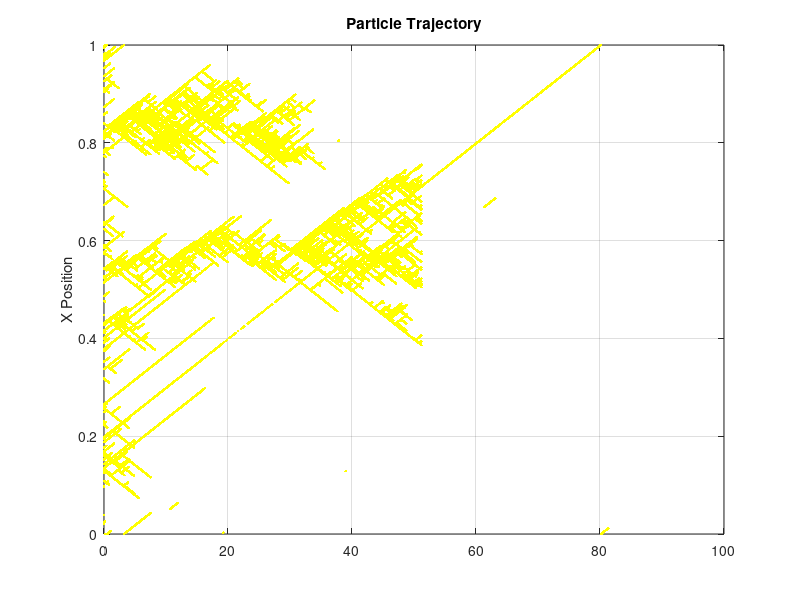

Here is the MATLAB script that generated this plot:
% *** THIS PROGRAM DEALS W/ ONE CHEMICAL SPECIES WITH A BINDING AND UNBINDING REACTION, WITH NO FEEDBACK ***

% rates: r_bind = k_bind * (1-a)
% 			 r_unbind = k_unbind * a
tic
N = 500; % The number of molecules
N_bound_start = N / 10; % amount bound at the start
T = 5000; % Number of reactions
k_bind = 0.0001; % Binding rate constant (Transitions from uniform to clusters at k_bind/k_fee
k_unbind = 0.9; % Unbinding rate constant
k_feedback = 1.0; % Feedback rate constant
lambda = 10;
L = 1; % Length of cell membrane
v_x = 0.01; % Velocity for random walk
p = 0.5; % Probability of moving to the right in random walk (0.5 for no bias)

% X(1,:) is a bool representing whether each particle is bound or not.
X(1,:,:) = zeros(1,N,T+1);
X(1,1:N_bound_start,1) = 1;
% X(2,:) is a float representing the position of each particle.
X(2,1:N_bound_start,1) = (L * rand(1, N_bound_start));
X(2,(N_bound_start+1):N,1) = nan;
X(3,:,:) = (randi([0,1],N,T+1) * 2 - 1) * v_x; 

unbind_num = 0;
bind_num = 0; 
feedback_num = 0;

% A(1, :) is a float representing the proportion of chemical A that is bound.
% A(2, :) is the time that this value is recorded.
A = zeros(2,T);
W_1 = rand(1,T+1);
W_2 = rand(1,T+1);
W_3 = rand(1,T+1);
W_4 = rand(N,T+1);
% This odd index is due to using i-1 to gather the value of the last index in each of the arrays, and I didn't want to add a switch statement every time for i = 1. This is more computationally efficient
for i = 2:(T+1)
	% set the position to the position of the previous time.
	X(1,:,i) = X(1,:,i-1);
	X(2,:,i) = X(2,:,i-1);
	X(3,:,i) = X(3,:,i-1);


	% Setting the rates at the start of each loop
	n = sum(X(1,:,i)); % Number of bound particles
	r_bind = k_bind*(N-n);
	r_unbind = k_unbind*n;
	r_feedback = k_feedback*(n/N)*(N - n);
	r_sum = r_bind + r_unbind + r_feedback;

	% Generating a random number for use in Gillespie Algo

	tau = (1 / r_sum) * log(1 / W_1(i));

	% Picking the reaction using Gillespie Algo
  if (r_sum * W_2(i) < r_bind)
		unbound_list = find(X(1,:,i) == 0);
		unbound_index = unbound_list(randi(length(unbound_list)));
		X(1,unbound_index,i) = 1;
		X(2,unbound_index,i) = L * W_3(i);
		bind_num = bind_num + 1;
	elseif (r_bind <  (r_sum * W_2(i))) && ((r_sum * W_2(i)) <= (r_bind + r_unbind))
		bound_list = find(X(1,:,i) == 1);
		bound_index = bound_list(randi(length(bound_list)));
		X(1,bound_index,i) = 0;
		X(2,bound_index,i) = nan;
		unbind_num = unbind_num + 1;
	else 
		unbound_list = find(X(1,:,i) == 0);
		unbound_index = unbound_list(randi(length(unbound_list)));
		
		bound_list = find(X(1,:,i) == 1);
		bound_index = bound_list(randi(length(bound_list)));

		X(1,unbound_index,i) = 1;
		X(2,unbound_index,i) = X(2,bound_index,i);
		feedback_num = feedback_num + 1;
	end
  flip = W_4(:,i) < (lambda * tau); % Logical mask that picks out which particles flip direction
	X(3,flip) = -X(3,flip);
	X(2,:,i) = mod(X(2,:,i) + (v_x * tau), L);
  
	% Updating proportion and time for A
	A(:, i) = [(sum(X(1, :,i)) / N), (A(2, i-1) + tau)];
end
toc
%for i = 2:(T+1)
	% Creates masks for bound & unbound values
%	unbound = (X(1,:,i) == 0);
%	bound = (X(1,:,i) == 0);
%	X(2,unbound,i) = X(2,unbound,i-1);
%	random_steps = ((2 * randi(2, 1, length(X(2,bound,i)))) - 3) * v_x * (X(1,1,i) - X(1,1,i-1));
%	X(2,bound,i) = mod(X(2,bound,i-1) + random_steps, L);
%end

% The steady state  f the concentration for the ODE version of this is:
%a_steady_state = 1 - (k_unbind/k_feedback);


%Setting up the ODE to plot
%[t, a] =  ode45(@(t, a) k_bind * (1 - a) + k_feedback * (1 - a) * a  - k_unbind * a, [0, A(2,T)], A(1,1));

%subplot(1,3,1);
%ODE plot
%plot(t,a); hold on;

%Stochastic Plot
%plot(A(2,:),A(1,:));

%Steady state comparison
%yline(a_steady_state);

%Title and labels
%title('Simple Binding-Unbinding Model w/ ODE Comparison');
%xlabel('Time');
%ylabel('Bound Proportion of Chemical A');

%Plotting a histogram of particle location
%subplot(1,3,2);
%hist(X(2,:,T),20);

%title('Histogram of Particle Position at the Ending Time');
%xlabel('Position of Particles');
%ylabel('Number of Particles');

%subplot(1,3,3);
tic
for n = 1:N
	hold on;
	scatter(A(2,:),X(2,n,:),"y",".");
	set(gca,'Color','k');
	box on; grid on; 
end
title('Particle Trajectory');
ylabel('X Position');
xlabel = ('time');
unbind_num, bind_num, feedback_num  
toc
% X(2,:) is a float representing the position of each particle.
X(2,1:N_bound_start,1) = (L * rand(1, N_bound_start));
X(2,(N_bound_start+1):N,1) = nan;
X(3,:,:) = (randi([0,1],N,T+1) * 2 - 1) * v_x; 

unbind_num = 0;
bind_num = 0; 
feedback_num = 0;

% A(1, :) is a float representing the proportion of chemical A that is bound.
% A(2, :) is the time that this value is recorded.
A = zeros(2,T);
W_1 = rand(1,T+1);
W_2 = rand(1,T+1);
W_3 = rand(1,T+1);
W_4 = rand(N,T+1);
% This odd index is due to using i-1 to gather the value of the last index in each of the arrays, and I didn't want to add a switch statement every time for i = 1. This is more computationally efficient
for i = 2:(T+1)
	% set the position to the position of the previous time.
	X(1,:,i) = X(1,:,i-1);
	X(2,:,i) = X(2,:,i-1);
	X(3,:,i) = X(3,:,i-1);


	% Setting the rates at the start of each loop
	n = sum(X(1,:,i)); % Number of bound particles
	r_bind = k_bind*(N-n);
	r_unbind = k_unbind*n;
	r_feedback = k_feedback*(n/N)*(N - n);
	r_sum = r_bind + r_unbind + r_feedback;

	% Generating a random number for use in Gillespie Algo

	tau = (1 / r_sum) * log(1 / W_1(i));

	% Picking the reaction using Gillespie Algo
  if (r_sum * W_2(i) < r_bind)
		unbound_list = find(X(1,:,i) == 0);
		unbound_index = unbound_list(randi(length(unbound_list)));
		X(1,unbound_index,i) = 1;
		X(2,unbound_index,i) = L * W_3(i);
		bind_num = bind_num + 1;
	elseif (r_bind <  (r_sum * W_2(i))) && ((r_sum * W_2(i)) <= (r_bind + r_unbind))
		bound_list = find(X(1,:,i) == 1);
		bound_index = bound_list(randi(length(bound_list)));
		X(1,bound_index,i) = 0;
		X(2,bound_index,i) = nan;
		unbind_num = unbind_num + 1;
	else 
		unbound_list = find(X(1,:,i) == 0);
		unbound_index = unbound_list(randi(length(unbound_list)));
		
		bound_list = find(X(1,:,i) == 1);
		bound_index = bound_list(randi(length(bound_list)));

		X(1,unbound_index,i) = 1;
		X(2,unbound_index,i) = X(2,bound_index,i);
		feedback_num = feedback_num + 1;
	end
  flip = W_4(:,i) < (lambda * tau); % Logical mask that picks out which particles flip direction
	X(3,flip) = -X(3,flip);
	X(2,:,i) = mod(X(2,:,i) + (X(3,:,i) * tau), L);
  
	% Updating proportion and time for A
	A(:, i) = [(sum(X(1, :,i)) / N), (A(2, i-1) + tau)];
end
toc
%for i = 2:(T+1)
	% Creates masks for bound & unbound values
%	unbound = (X(1,:,i) == 0);
%	bound = (X(1,:,i) == 0);
%	X(2,unbound,i) = X(2,unbound,i-1);
%	random_steps = ((2 * randi(2, 1, length(X(2,bound,i)))) - 3) * v_x * (X(1,1,i) - X(1,1,i-1));
%	X(2,bound,i) = mod(X(2,bound,i-1) + random_steps, L);
%end

% The steady state  f the concentration for the ODE version of this is:
%a_steady_state = 1 - (k_unbind/k_feedback);


%Setting up the ODE to plot
%[t, a] =  ode45(@(t, a) k_bind * (1 - a) + k_feedback * (1 - a) * a  - k_unbind * a, [0, A(2,T)], A(1,1));

%subplot(1,3,1);
%ODE plot
%plot(t,a); hold on;

%Stochastic Plot
%plot(A(2,:),A(1,:));

%Steady state comparison
%yline(a_steady_state);

%Title and labels
%title('Simple Binding-Unbinding Model w/ ODE Comparison');
%xlabel('Time');
%ylabel('Bound Proportion of Chemical A');

%Plotting a histogram of particle location
%subplot(1,3,2);
%hist(X(2,:,T),20);

%title('Histogram of Particle Position at the Ending Time');
%xlabel('Position of Particles');
%ylabel('Number of Particles');

%subplot(1,3,3);
tic
for n = 1:N
	hold on;
	scatter(A(2,:),X(2,n,:),"y",".");
	set(gca,'Color','k');
	box on; grid on; 
end
title('Particle Trajectory');
ylabel('X Position');
xlabel = ('time');
unbind_num, bind_num, feedback_num  
toc
